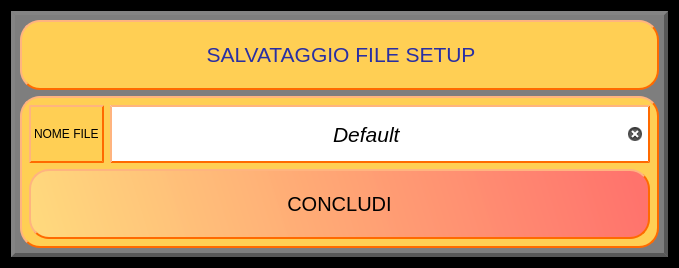
<?xml version="1.0" encoding="UTF-8"?>
<ui version="4.0">
 <class>Dialog</class>
 <widget class="QDialog" name="Dialog">
  <property name="geometry">
   <rect>
    <x>0</x>
    <y>0</y>
    <width>679</width>
    <height>268</height>
   </rect>
  </property>
  <property name="baseSize">
   <size>
    <width>600</width>
    <height>300</height>
   </size>
  </property>
  <property name="windowTitle">
   <string>Dialog</string>
  </property>
  <property name="styleSheet">
   <string notr="true">background-color: rgb(0, 0, 0);</string>
  </property>
  <property name="modal">
   <bool>false</bool>
  </property>
  <layout class="QGridLayout" name="gridLayout">
   <item row="0" column="0">
    <widget class="QWidget" name="widget" native="true">
     <property name="minimumSize">
      <size>
       <width>0</width>
       <height>0</height>
      </size>
     </property>
     <property name="styleSheet">
      <string notr="true">QWidget {
	background-color:rgb(126, 126, 126); 
	border-style: outset;
    border-width: 4px;
    border-color: rgb(88, 88, 88);
}</string>
     </property>
     <layout class="QGridLayout" name="gridLayout_7">
      <item row="0" column="0">
       <layout class="QGridLayout" name="gridLayout_4">
        <property name="bottomMargin">
         <number>0</number>
        </property>
        <item row="0" column="0">
         <widget class="QLabel" name="label_salvataggio_title">
          <property name="sizePolicy">
           <sizepolicy hsizetype="Expanding" vsizetype="Preferred">
            <horstretch>0</horstretch>
            <verstretch>0</verstretch>
           </sizepolicy>
          </property>
          <property name="minimumSize">
           <size>
            <width>0</width>
            <height>70</height>
           </size>
          </property>
          <property name="styleSheet">
           <string notr="true">QLabel {
    border: 2px solid black;
    border-radius: 10px;
	background-color:rgb(255, 207, 84); 
	border-style: outset;
    border-width: 2px;
    border-color: rgb(255, 106, 0);
	border-radius: 20px;
}
QLabel{
	color: rgb(0,0,0);
}</string>
          </property>
          <property name="text">
           <string>&lt;html&gt;&lt;head/&gt;&lt;body&gt;&lt;p align=&quot;center&quot;&gt;&lt;span style=&quot; font-size:16pt; color:#292fa3;&quot;&gt;SALVATAGGIO FILE SETUP&lt;/span&gt;&lt;/p&gt;&lt;/body&gt;&lt;/html&gt;</string>
          </property>
         </widget>
        </item>
       </layout>
      </item>
      <item row="1" column="0">
       <widget class="QWidget" name="gridWidget_3" native="true">
        <property name="styleSheet">
         <string notr="true">QWidget {
    border: 2px solid black;
    border-radius: 10px;
	background-color:rgb(255, 207, 84); 
	border-style: outset;
    border-width: 2px;
    border-color: rgb(255, 106, 0);
	border-radius: 20px;
}
</string>
        </property>
        <layout class="QGridLayout" name="gridLayout_2">
         <item row="2" column="0" colspan="2">
          <layout class="QGridLayout" name="gridLayout_9">
           <item row="0" column="0">
            <widget class="QPushButton" name="pushButton_salvataggio">
             <property name="sizePolicy">
              <sizepolicy hsizetype="Minimum" vsizetype="Expanding">
               <horstretch>0</horstretch>
               <verstretch>0</verstretch>
              </sizepolicy>
             </property>
             <property name="minimumSize">
              <size>
               <width>0</width>
               <height>70</height>
              </size>
             </property>
             <property name="font">
              <font>
               <pointsize>15</pointsize>
              </font>
             </property>
             <property name="cursor">
              <cursorShape>PointingHandCursor</cursorShape>
             </property>
             <property name="styleSheet">
              <string notr="true">QWidget{
	background-color:qlineargradient(spread:pad, x1:0, y1:1, x2:1, y2:0.965909, stop:0 rgba(255, 220, 129, 236), stop:1 rgba(255, 110, 110, 242)); 
	border-style: outset;
    border-width: 2px;
    border-color: rgb(255, 106, 0);
	border-radius: 20px;
	color: rgb(0,0,0);
}
QPushButton::pressed{
	border-width: 2px;
	background-color:qlineargradient(spread:pad, x1:0, y1:1, x2:1, y2:0.965909, stop:0 rgba(255, 110, 110, 242), stop:1 rgba(255, 220, 129, 236)); 
	color: rgb(0, 0, 0);
}</string>
             </property>
             <property name="text">
              <string>CONCLUDI</string>
             </property>
            </widget>
           </item>
          </layout>
         </item>
         <item row="0" column="0" colspan="2">
          <layout class="QGridLayout" name="gridLayout_5">
           <item row="0" column="1">
            <widget class="QLineEdit" name="lineEdit_nome_file">
             <property name="sizePolicy">
              <sizepolicy hsizetype="Expanding" vsizetype="Expanding">
               <horstretch>0</horstretch>
               <verstretch>0</verstretch>
              </sizepolicy>
             </property>
             <property name="font">
              <font>
               <pointsize>16</pointsize>
               <italic>true</italic>
              </font>
             </property>
             <property name="styleSheet">
              <string notr="true">QWidget{
	background-color:rgb(255, 255, 255); 
	border-style: outset;
    border-width: 2px;
    border-color: rgb(255, 106, 0);
	border-radius: 0px;
	color: rgb(0,0,0);
}</string>
             </property>
             <property name="text">
              <string>Default</string>
             </property>
             <property name="maxLength">
              <number>100</number>
             </property>
             <property name="cursorPosition">
              <number>7</number>
             </property>
             <property name="alignment">
              <set>Qt::AlignCenter</set>
             </property>
             <property name="placeholderText">
              <string/>
             </property>
             <property name="clearButtonEnabled">
              <bool>true</bool>
             </property>
            </widget>
           </item>
           <item row="0" column="0">
            <widget class="QLabel" name="label_nome_file">
             <property name="styleSheet">
              <string notr="true">QWidget {
	background-color:rgb(255, 207, 84); 
	border-style: outset;
    border-width: 2px;
    border-color: rgb(255, 106, 0);
	border-radius: 0px;
}
QLabel{
	color: rgb(0,0,0);
}
</string>
             </property>
             <property name="text">
              <string>NOME FILE</string>
             </property>
            </widget>
           </item>
          </layout>
         </item>
        </layout>
       </widget>
      </item>
     </layout>
    </widget>
   </item>
  </layout>
 </widget>
 <resources/>
 <connections/>
</ui>
